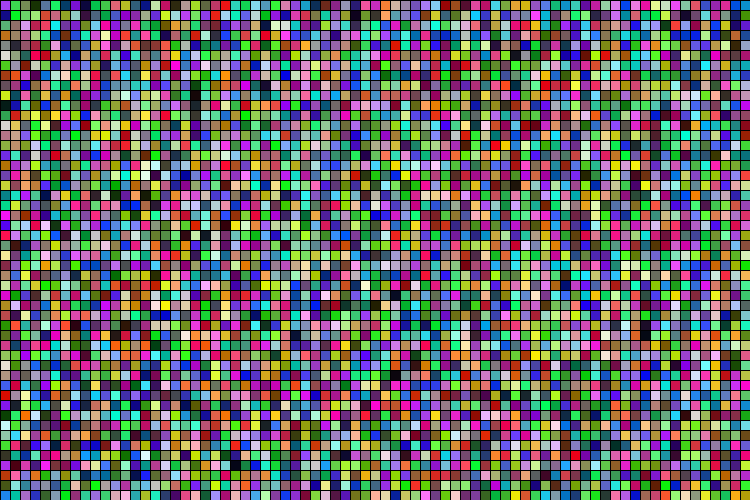
Frame 1 (no input)
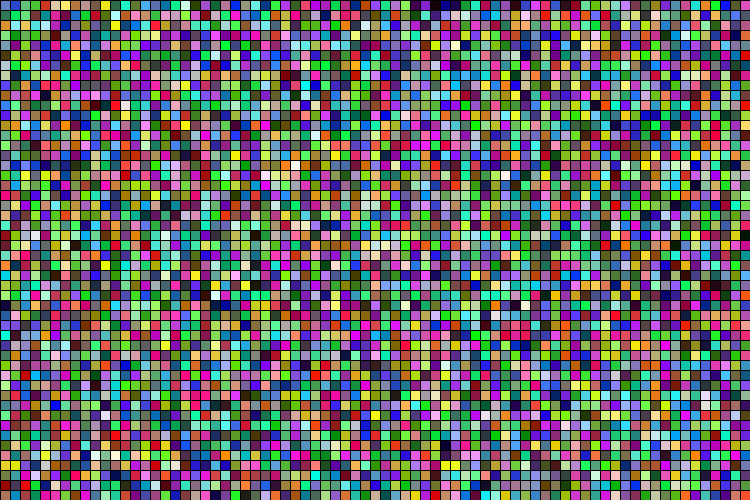
Frame 60 (the mouse pressed at the canvas centre just before this capture)
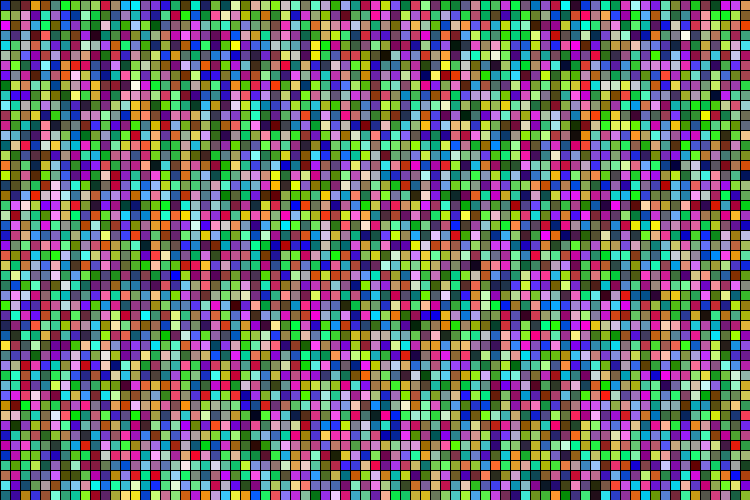
Frame 120 (the mouse held since frame 60 and released just before this capture)

The Processing sketch that drew these frames (run headless with seeded random() and noise(); from frame 60 on, the mouse is pressed at the canvas centre):

// Processing sketch: processing_182419
// ── processing_182419.pde

void setup(){
  size(750,500);
  frameRate(60);
  smooth();
  }
  
  int s=10;


void draw(){
//nested loop
for (int y=0; y<height; y=y+s){
   for (int x=0; x<width; x=x+s)
    {
    //line(30,x, 700,x);
      fill(random(255),random(255),random(255));
      rect(x,y,s,s);
    }
   
}
}
